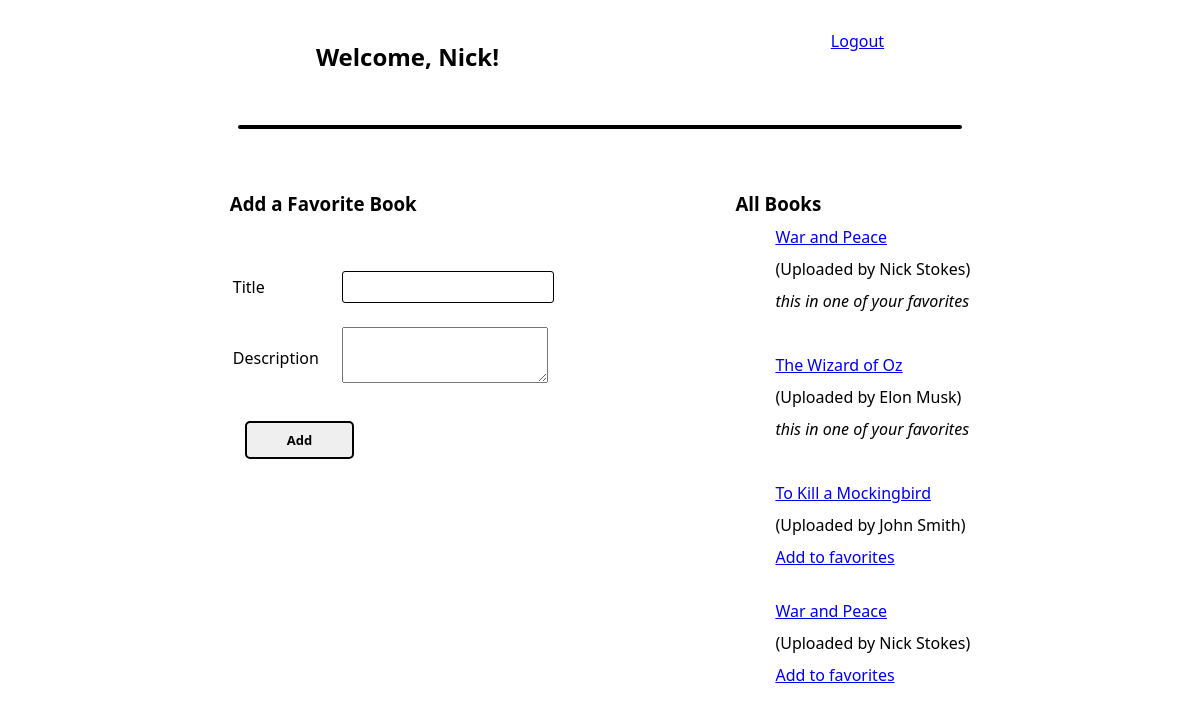
The page /success (signed in) on the database its author committed.
### books_app/models.py (models this page shows, shortened)
class User(models.Model):
    first_name = models.CharField(max_length=45)
    last_name = models.CharField(max_length=45)
    email = models.EmailField(max_length=45)
    password = models.CharField(max_length=70)
    created_at = models.DateTimeField(auto_now_add=True)
    updated_at = models.DateTimeField(auto_now=True)
    objects = UserManager()

class Books(models.Model):
    title = models.CharField(max_length=255)
    description = models.TextField(null=True)
    uploaded_by = models.ForeignKey(User, related_name="books_uploaded", on_delete = models.CASCADE)
    users_who_like = models.ManyToManyField(User, related_name="liked_books")
    created_at = models.DateTimeField(auto_now_add=True)
    updated_at = models.DateTimeField(auto_now=True)
    objects = BookManager()

### books_app/views.py (the view)
# urls.py: path('success', views.success),
def success(request):
    if "user_id" in request.session:
        user = User.objects.get(id=request.session['user_id'])
        context = {
            "user": User.objects.get(id=request.session['user_id']),
            "books": Books.objects.all(),
            "users_who_like": User.objects.get(id=request.session['user_id']).liked_books.all()
        }
        return render(request, "success.html", context)
    else:
        return redirect("/")
    return redirect("/")

### books_app/templates/success.html (shortened to what this page needs)
<!DOCTYPE html>
<html lang="en">
<head>
    {% load static %}
    <link rel="stylesheet" href="{% static 'css/index.css' %}" />
</head>
<body>
    <div class="boxes">
        <div class="box1">
            <h2>Welcome, {{ user.first_name }}!</h2><br>
        </div>
        <div class="box2">
            <a class="logout" href="/logout" method=post>Logout</a>
        </div>
    </div>
    <div class="line"></div><br>
    <div class="boxes">
        <div class="box1"><h3>Add a Favorite Book</h3><br>
        <form action="/add" method="post">
        <table>
            <tr>
                <td>
                    Title
                </td>
                <td>
                    <input type="text" name="title">
                </td>
            </tr>
            <tr>
                <td>
                    Description
                </td>
                <td>
                    <textarea name="description" class="description"></textarea>
                </td>
            </tr>
        </table>
        <button type="submit">Add</button>
        </form>
        </div>
        <div class="box2">
            <h3>All Books</h3>
            {% for book in books %}
            <ul>
                <li><a href="/books/{{ book.id }}">{{ book.title  }}</a></li>
                <li>(Uploaded by {{ book.uploaded_by.first_name }} {{ book.uploaded_by.last_name }})</li>
                {% if user in book.users_who_like.all %}
                <li class="italic">this in one of your favorites</li><br>
                {% else %}
                <a href="/favorite/{{ book.id }}">Add to favorites</a><br><br>
                {% endif %}
            </ul>
            {% endfor %}
        </div>
    </div>
</body>
</html>

### books_app/static/css/index.css (style rules this page uses)
* { margin: 10px auto; font-family: 'Segoe UI', Tahoma, Geneva, Verdana, sans-serif; }
.boxes { display: flex; justify-content: center; width: 75%; }
button { border: 2px solid black; border-radius: 5px; padding: 8px 40px; font-size: small; font-weight: 600; margin-left: 15px; }
input { border: 1px solid black; padding: 6px; border-radius: 3px; }
table td { padding-right: 20px; }
.line { border: 2px solid black; height: 0px; width: 60%; border-radius: 30px; }
.description { height: 50px; width: 200px; }
li { list-style-type: none; }
.italic { font-style: italic; }

### rows shown on the page
User: first_name "Nick"
Books: title "War and Peace", uploaded_by.first_name "Nick", uploaded_by.last_name "Stokes", shows "this in one of your favorites"
Books: title "The Wizard of Oz", uploaded_by.first_name "Elon", uploaded_by.last_name "Musk", shows "this in one of your favorites"
Books: title "To Kill a Mockingbird", uploaded_by.first_name "John", uploaded_by.last_name "Smith"
Books: title "War and Peace", uploaded_by.first_name "Nick", uploaded_by.last_name "Stokes"
